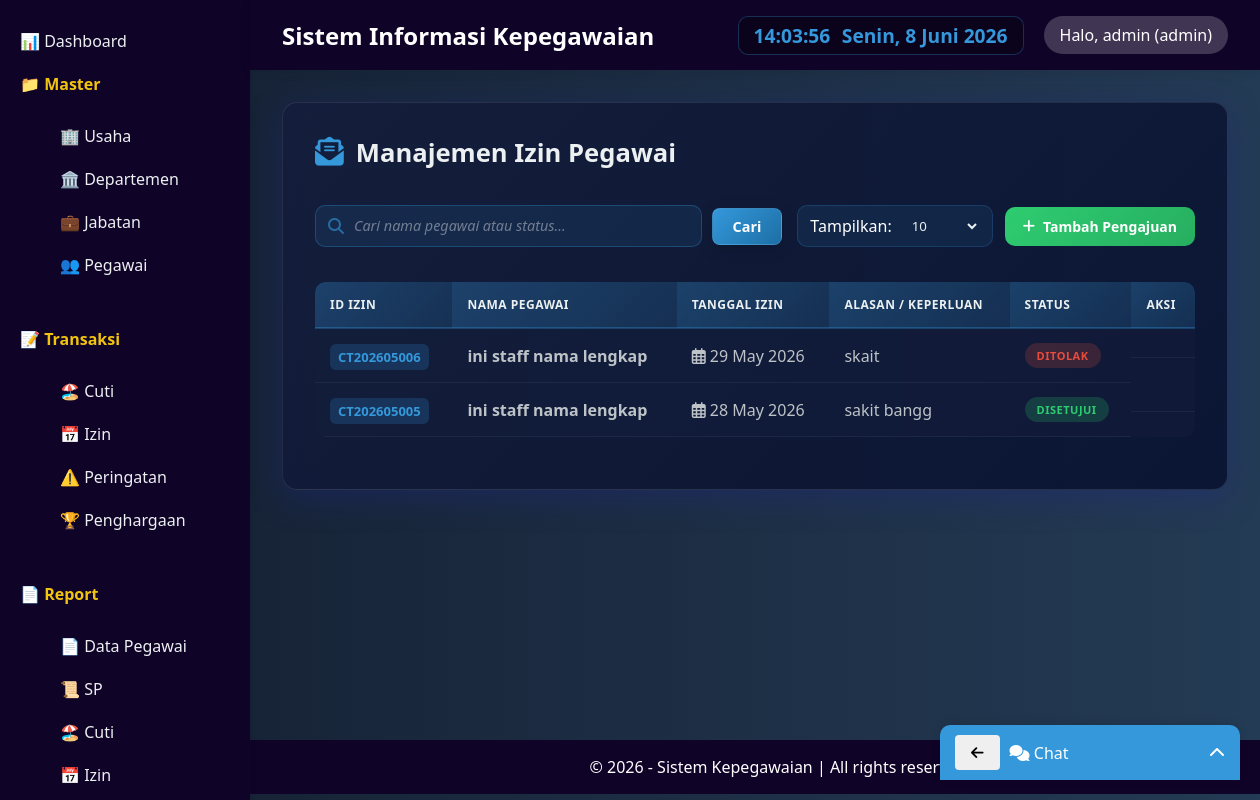
The page /index.php?page=izin (signed in) on the database its author committed.
### tables this page shows
CREATE TABLE `tbl_izin` (
  `id_izin` varchar(15) NOT NULL,
  `id_pegawai` varchar(15) DEFAULT NULL,
  `tgl_izin` date DEFAULT NULL,
  `alasan` text DEFAULT NULL,
  `status` enum('pending','disetujui','ditolak') DEFAULT 'pending',
  `created_at` timestamp NOT NULL DEFAULT current_timestamp()
);

CREATE TABLE `tbl_pegawai` (
  `id_pegawai` varchar(15) NOT NULL,
  `id_departemen` varchar(10) DEFAULT NULL,
  `id_jabatan` varchar(10) DEFAULT NULL,
  `nama` varchar(100) NOT NULL,
  `alamat` text DEFAULT NULL,
  `telepon` varchar(20) DEFAULT NULL,
  `email` varchar(100) DEFAULT NULL,
  `gaji` decimal(12,2) DEFAULT NULL,
  `status_pernikahan` enum('Menikah','Belum','Berpisah') DEFAULT NULL,
  `jenis_kelamin` enum('Laki-Laki','Perempuan') DEFAULT NULL,
  `status_kerja` enum('Tetap','Kontrak','Pensiun','Keluar') DEFAULT NULL,
  `jumlah_cuti` int(11) DEFAULT 0,
  `jenjang_pendidikan` enum('SD','SMP','SMA','SMK','D1','D2','D3','D4','S1','S2','S3') DEFAULT NULL,
  `tgl_mulai_kerja` date DEFAULT NULL,
  `foto` varchar(255) DEFAULT NULL,
  `created_at` timestamp NOT NULL DEFAULT current_timestamp()
);

### classes/Database.php (called while the page is built)
<?php
class Database {
    private static $instance = null;
    private $conn;
    private function __construct() {
        try {
            $this->conn = new PDO("mysql:host=".DB_HOST.";dbname=".DB_NAME, DB_USER, DB_PASS);
            $this->conn->setAttribute(PDO::ATTR_ERRMODE, PDO::ERRMODE_EXCEPTION);
        } catch(PDOException $e) {
            die("Koneksi gagal: " . $e->getMessage());
        }
    }
    public static function getInstance() {
        if (self::$instance == null) self::$instance = new Database();
        return self::$instance;
    }
    public function getConnection() {
        return $this->conn;
    }
}
?>

### classes/Session.php (called while the page is built, shortened)
<?php
class Session {
    public static function get($key) { return $_SESSION[$key] ?? null; }
}
?>

### classes/Izin.php (called while the page is built, shortened)
<?php
class izin {
    private $db;
    public function __construct() {
        $this->db = Database::getInstance()->getConnection();
    }
    public function getData($search = '', $limit = 10, $offset = 0, $filterId = null) {
        $whereId = $filterId ? " AND c.id_pegawai = :filter_id " : "";
        $sql = "SELECT c.*, p.nama as pegawai_nama
                FROM tbl_izin c
                JOIN tbl_pegawai p ON c.id_pegawai = p.id_pegawai
                WHERE (p.nama LIKE :search OR c.status LIKE :search) $whereId
                ORDER BY c.created_at DESC LIMIT :limit OFFSET :offset";
        $stmt = $this->db->prepare($sql);
        $searchTerm = "%$search%";
        $stmt->bindValue(':search', $searchTerm);
        $stmt->bindValue(':limit', (int)$limit, PDO::PARAM_INT);
        $stmt->bindValue(':offset', (int)$offset, PDO::PARAM_INT);
        $stmt->execute();
        return $stmt->fetchAll(PDO::FETCH_ASSOC);
    }
}

### views/izin/index.php (the view, shortened to what this page needs)
<?php
$izin = new izin();
$search = $_GET['search'] ?? '';
$page = max(1, (int)($_GET['page_num'] ?? 1));
$limit = isset($_GET['limit']) ? $_GET['limit'] : 10;
if ($limit === 'all') {
    $limitValue = 999999;
    $offset = 0;
} else {
    $limitValue = (int)$limit;
    $offset = ($page - 1) * $limitValue;
}
$filterId = !in_array(Session::get('role'), ['hrd', 'manager', 'admin']) ? Session::get('user_id') : null;
$data = $izin->getData($search, $limitValue, $offset, $filterId);
include __DIR__ . '/../layouts/header.php';
?>
<link rel="stylesheet" href="https://cdnjs.cloudflare.com/ajax/libs/font-awesome/6.4.0/css/all.min.css">
<div class="card">
    <h2><i class="fas fa-envelope-open-text"></i> Manajemen Izin Pegawai</h2>
    <div class="toolbar">
        <form method="get" class="search-form">
            <div class="search-box">
                <i class="fas fa-search"></i>
                <input type="text" name="search" placeholder="Cari nama pegawai atau status..." value="<?= htmlspecialchars($search) ?>">
            </div>
            <button type="submit">Cari</button>
        </form>
        <div class="filter-add">
            <div class="filter-form">
                <span>Tampilkan:</span>
                <select name="limit" onchange="this.form.submit()" form="filterForm">
                    <option value="10" <?= $limit == 10 ? 'selected' : '' ?>>10</option>
                </select>
            </div>
            <a href="?page=izin&action=tambah" class="btn-add"><i class="fas fa-plus"></i> Tambah Pengajuan</a>
        </div>
    </div>
        <div class="table-responsive">
            <table class="table">
                <thead>
                    <tr>
                        <th>ID Izin</th>
                        <th>Nama Pegawai</th>
                        <th>Tanggal Izin</th>
                        <th>Alasan / Keperluan</th>
                        <th>Status</th>
                        <th class="text-center">Aksi</th>
                    </tr>
                </thead>
                <tbody>
                    <?php if (count($data) > 0): ?>
                        <?php foreach ($data as $row): ?>
                        <tr>
                            <td><span class="id-badge"><?= $row['id_izin'] ?></span></td>
                            <td><strong><?= htmlspecialchars($row['pegawai_nama']) ?></strong></td>
                            <td><i class="far fa-calendar-alt"></i> <?= date('d M Y', strtotime($row['tgl_izin'])) ?></td>
                            <td><span class="text-muted"><?= htmlspecialchars($row['alasan']) ?></span></td>
                            <td>
                                <span class="badge badge-<?= $row['status'] ?>">
                                    <?= ucfirst($row['status']) ?>
                                </span>
                            </td>
                            <td class="actions text-center">
                            </td>
                        </tr>
                        <?php endforeach; ?>
                    <?php else: ?>
                        <tr>
                            <td colspan="6" class="text-center">Data tidak ditemukan.</td>
                        </tr>
                    <?php endif; ?>
                </tbody>
            </table>
        </div>
    </div>
<?php include __DIR__ . '/../layouts/footer.php'; ?>

### assets/css/style.css (style rules this page uses)
* { margin: 0; padding: 0; box-sizing: border-box; font-family: 'Segoe UI', Tahoma, Geneva, Verdana, sans-serif; }
body { background: linear-gradient(to right, #141e30, #243b55) }
.card { background: linear-gradient(135deg, rgba(20, 30, 60, 0.95), rgba(10, 20, 50, 0.95)); backdrop-filter: blur(10px); border-radius: 15px; padding: 2rem; margin-bottom: 2rem; box-shadow: 0 8px 32px rgba(31, 38, 135, 0.37); border: 1px solid rgba(255, 255, 255, 0.1); color: white; transition: all 0.3s ease; }
table { width: 100%; border-collapse: collapse; }
th, td { padding: 12px 15px; text-align: left; border-bottom: 1px solid rgba(255, 255, 255, 0.1); color: white; }
th { background: rgba(52, 152, 219, 0.3); color: #ecf0f1; font-weight: 600; letter-spacing: 0.5px; }
tr { transition: all 0.2s ease; }
.btn, button { display: inline-block; padding: 8px 16px; border-radius: 4px; border: none; cursor: pointer; font-size: 0.9rem; }
input, select, textarea { width: 100%; padding: 10px; margin: 5px 0 15px; border: 1px solid #ddd; border-radius: 5px; }
.toolbar { display: flex; justify-content: space-between; align-items: center; flex-wrap: wrap; gap: 15px; margin: 20px 0; padding: 15px 0; }
.search-form { flex: 1; min-width: 250px; display: flex; align-items: center; gap: 10px; }
.search-box { display: flex; align-items: center; background: rgba(52, 152, 219, 0.1); border: 1px solid rgba(52, 152, 219, 0.3); border-radius: 10px; padding: 0 12px; height: 42px; flex: 1; max-width: 400px; }
.search-box i { color: rgba(52, 152, 219, 0.6); }
.search-box input { flex: 1; border: none; background: transparent; padding: 0 10px; margin: 0; height: 40px; color: #ecf0f1; outline: none; }
.search-box input::placeholder { color: rgba(255, 255, 255, 0.4); font-style: italic; font-size: 0.9rem; }
.search-form button { background: linear-gradient(135deg, #3498db, #1d6fa5); border: 1px solid rgba(255, 255, 255, 0.1); color: white; padding: 8px 20px; border-radius: 8px; cursor: pointer; font-weight: 600; transition: all 0.3s cubic-bezier(0.4, 0, 0.2, 1); white-space: nowrap; box-shadow: 0 4px 15px rgba(0, 0, 0, 0.2); }
.filter-add { display: flex; gap: 12px; align-items: center; }
.filter-form { display: flex; align-items: center; gap: 8px; background: rgba(52, 152, 219, 0.1); padding: 0 12px; border-radius: 10px; height: 42px; border: 1px solid rgba(52, 152, 219, 0.2); }
.filter-form select { border: none; background: transparent; color: #ecf0f1; padding: 0 8px; margin: 0; cursor: pointer; outline: none; height: 100%; }
.filter-form select option { background: #1a1a2e; color: white; }
.btn-add, .btn-print { background: linear-gradient(135deg, #2ecc71, #27ae60); border: none; color: white; padding: 10px 18px; min-width: 160px; border-radius: 10px; cursor: pointer; display: inline-flex; align-items: center; justify-content: center; gap: 8px; text-decoration: none; font-weight: 600; font-size: 14px; transition: all 0.3s ease; }
.table-responsive { overflow-x: auto; border-radius: 10px; margin: 20px 0; }
.table { width: 100%; border-collapse: collapse; background: rgba(20, 30, 60, 0.5); border-radius: 10px; overflow: hidden; }
.table th { background: linear-gradient(135deg, rgba(52, 152, 219, 0.3), rgba(41, 128, 185, 0.2)); color: #ecf0f1; padding: 14px 15px; text-align: left; font-weight: 600; border-bottom: 2px solid rgba(52, 152, 219, 0.3); text-transform: uppercase; font-size: 12px; letter-spacing: 0.5px; }
.table td { padding: 14px 15px; border-bottom: 1px solid rgba(255, 255, 255, 0.05); color: #bdc3c7; }
.table tbody tr { transition: all 0.2s ease; }
.actions { display: flex; gap: 12px; align-items: center; }
.badge { display: inline-block; padding: 5px 12px; border-radius: 20px; font-size: 11px; font-weight: 600; text-transform: uppercase; letter-spacing: 0.5px; }
.badge-disetujui, .badge-approved { background: rgba(46, 204, 113, 0.2); color: #2ecc71; }
.badge-ditolak, .badge-rejected { background: rgba(231, 76, 60, 0.2); color: #e74c3c; }
.text-center { text-align: center; }
.card h2 { font-size: 1.6rem; margin-bottom: 20px; color: #ecf0f1; display: flex; align-items: center; gap: 12px; }
.card h2 i { font-size: 1.8rem; color: #3498db; }

### views/izin/index.php (style rules this page uses)
.id-badge { background: rgba(52, 152, 219, 0.2); color: #3498db; padding: 4px 8px; border-radius: 6px; font-weight: bold; font-size: 13px; }

### rows shown on the page
tbl_izin: id_izin "CT202605006", id_pegawai.nama "ini staff nama lengkap", tgl_izin "29 May 2026", alasan "skait", status "DITOLAK"
tbl_izin: id_izin "CT202605005", id_pegawai.nama "ini staff nama lengkap", tgl_izin "28 May 2026", alasan "sakit bangg", status "DISETUJUI"

### other values the page prints
Session::get('nama') "admin"
Session::get('role') "admin"
